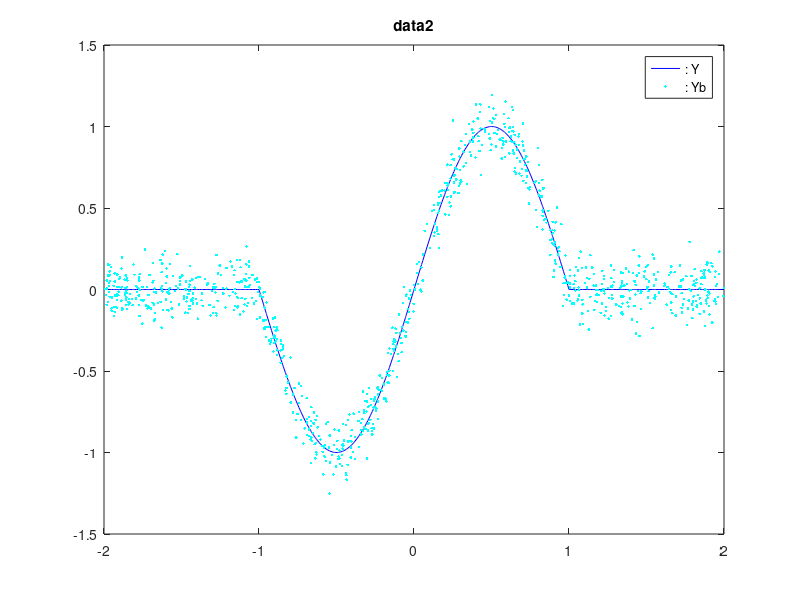

Recreate this plot in MATLAB.
n=1000;
X=4*(rand(n,1)-.5);
X=sort(X);
Y=zeros(size(X));
Y=Y+sin(pi*X).*((X>-1) & (X<1));
Yb=Y+.1*randn(size(Y,1),1);
figure
plot(X,Y,'b-',X,Yb,'c.')
legend(': Y',': Yb');
title('data2')
save data2 X Y Yb

